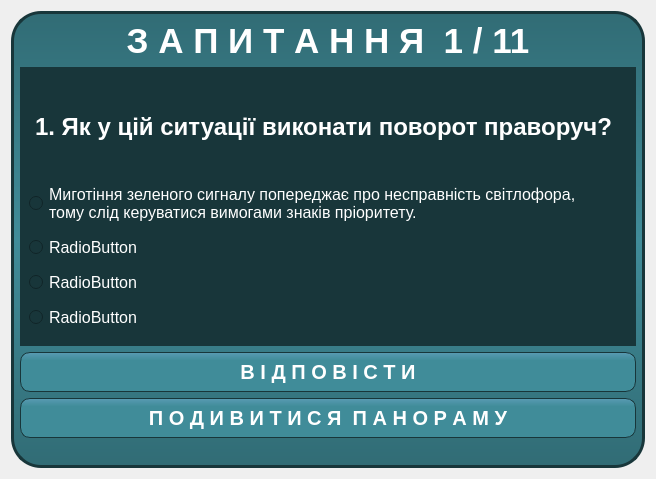
<?xml version="1.0" encoding="UTF-8"?>
<ui version="4.0">
 <class>QuestionForm</class>
 <widget class="QDialog" name="QuestionForm">
  <property name="windowModality">
   <enum>Qt::WindowModal</enum>
  </property>
  <property name="geometry">
   <rect>
    <x>0</x>
    <y>0</y>
    <width>656</width>
    <height>479</height>
   </rect>
  </property>
  <property name="focusPolicy">
   <enum>Qt::NoFocus</enum>
  </property>
  <property name="windowTitle">
   <string>Dialog</string>
  </property>
  <property name="modal">
   <bool>true</bool>
  </property>
  <layout class="QGridLayout" name="gridLayout_2">
   <item row="1" column="0">
    <widget class="QWidget" name="BackGround1" native="true">
     <property name="styleSheet">
      <string notr="true">QWidget#BackGround1 {
	background: qlineargradient(spread:pad, x1:0.5, y1:0, x2:0.5, y2:1, stop:0 rgba(49, 108, 117, 255), stop:0.5 rgba(64, 140, 153, 255), stop:1 rgba(49, 108, 117, 255));
	border-style: solid;
	border-width: 3px;
	border-color: rgb(24, 54, 58);
	border-radius: 30px;
	font-family: &quot;Arial&quot;;
	font-size: 20px;
	font-weight: bold;
	color: #fff;
}</string>
     </property>
     <layout class="QGridLayout" name="BackGround">
      <property name="leftMargin">
       <number>9</number>
      </property>
      <property name="topMargin">
       <number>10</number>
      </property>
      <property name="rightMargin">
       <number>9</number>
      </property>
      <property name="bottomMargin">
       <number>30</number>
      </property>
      <item row="3" column="0">
       <widget class="QPushButton" name="panoButton">
        <property name="minimumSize">
         <size>
          <width>300</width>
          <height>40</height>
         </size>
        </property>
        <property name="cursor">
         <cursorShape>PointingHandCursor</cursorShape>
        </property>
        <property name="styleSheet">
         <string notr="true"> QPushButton {
     background: qlineargradient(spread:pad, x1:0.5, y1:0, x2:0.5, y2:1, stop:0 rgba(89, 155, 179, 255), stop:0.2 rgba(64, 140, 153, 255));
	border-style: solid;
	border-width: 1px;
	border-color: rgb(24, 54, 58);
	border-radius: 10px;
	font-family: &quot;Arial&quot;;
	font-size: 20px;
	font-weight: bold;
	color: #fff;
 }
 QPushButton:hover {
     background: qlineargradient(spread:pad, x1:0.5, y1:1, x2:0.5, y2:0.011, stop:0 rgba(89, 155, 179, 255), stop:0.2 rgba(64, 140, 153, 255));
 }
 QPushButton:pressed {
     background: qlineargradient(spread:pad, x1:0.5, y1:0, x2:0.5, y2:1, stop:0 rgba(49, 108, 117, 255), stop:0.2 rgba(64, 140, 153, 255));
 }</string>
        </property>
        <property name="text">
         <string>П О Д И В И Т И С Я  П А Н О Р А М У</string>
        </property>
       </widget>
      </item>
      <item row="0" column="0">
       <widget class="QLabel" name="label">
        <property name="sizePolicy">
         <sizepolicy hsizetype="Preferred" vsizetype="Maximum">
          <horstretch>0</horstretch>
          <verstretch>0</verstretch>
         </sizepolicy>
        </property>
        <property name="font">
         <font>
          <family>Arial</family>
          <pointsize>26</pointsize>
          <weight>75</weight>
          <bold>true</bold>
         </font>
        </property>
        <property name="styleSheet">
         <string notr="true">color:#fff</string>
        </property>
        <property name="text">
         <string>З А П И Т А Н Н Я  1 / 11</string>
        </property>
        <property name="alignment">
         <set>Qt::AlignCenter</set>
        </property>
       </widget>
      </item>
      <item row="1" column="0">
       <widget class="QWidget" name="GridLayout" native="true">
        <property name="focusPolicy">
         <enum>Qt::NoFocus</enum>
        </property>
        <property name="styleSheet">
         <string notr="true">border : 0px solid blue;
border-top : 3px solid rgb(24, 54, 58);
background-color: rgb(24, 54, 58);</string>
        </property>
        <layout class="QGridLayout" name="gridLayout">
         <property name="leftMargin">
          <number>9</number>
         </property>
         <property name="topMargin">
          <number>9</number>
         </property>
         <property name="rightMargin">
          <number>9</number>
         </property>
         <property name="bottomMargin">
          <number>9</number>
         </property>
         <item row="4" column="0">
          <widget class="QRadioButton" name="answ2">
           <property name="font">
            <font>
             <family>Arial</family>
             <pointsize>12</pointsize>
            </font>
           </property>
           <property name="styleSheet">
            <string notr="true">color:#fff</string>
           </property>
           <property name="text">
            <string>RadioButton</string>
           </property>
          </widget>
         </item>
         <item row="2" column="0">
          <widget class="QLabel" name="questionLabel">
           <property name="sizePolicy">
            <sizepolicy hsizetype="Preferred" vsizetype="Maximum">
             <horstretch>0</horstretch>
             <verstretch>0</verstretch>
            </sizepolicy>
           </property>
           <property name="font">
            <font>
             <family>Arial</family>
             <pointsize>18</pointsize>
             <weight>75</weight>
             <bold>true</bold>
            </font>
           </property>
           <property name="styleSheet">
            <string notr="true">color:#fff</string>
           </property>
           <property name="text">
            <string>1. Як у цій ситуації виконати поворот праворуч?</string>
           </property>
           <property name="textFormat">
            <enum>Qt::AutoText</enum>
           </property>
           <property name="wordWrap">
            <bool>true</bool>
           </property>
          </widget>
         </item>
         <item row="3" column="0">
          <widget class="QRadioButton" name="answ1">
           <property name="font">
            <font>
             <family>Arial</family>
             <pointsize>12</pointsize>
            </font>
           </property>
           <property name="styleSheet">
            <string notr="true">color:#fff</string>
           </property>
           <property name="text">
            <string>Миготіння зеленого сигналу попереджає про несправність світлофора,
тому слід керуватися вимогами знаків пріоритету.</string>
           </property>
          </widget>
         </item>
         <item row="5" column="0">
          <widget class="QRadioButton" name="answ3">
           <property name="font">
            <font>
             <family>Arial</family>
             <pointsize>12</pointsize>
            </font>
           </property>
           <property name="styleSheet">
            <string notr="true">color:#fff</string>
           </property>
           <property name="text">
            <string>RadioButton</string>
           </property>
          </widget>
         </item>
         <item row="6" column="0">
          <widget class="QRadioButton" name="answ4">
           <property name="font">
            <font>
             <family>Arial</family>
             <pointsize>12</pointsize>
            </font>
           </property>
           <property name="styleSheet">
            <string notr="true">color:#fff</string>
           </property>
           <property name="text">
            <string>RadioButton</string>
           </property>
          </widget>
         </item>
        </layout>
       </widget>
      </item>
      <item row="2" column="0">
       <widget class="QPushButton" name="answButton">
        <property name="minimumSize">
         <size>
          <width>300</width>
          <height>40</height>
         </size>
        </property>
        <property name="cursor">
         <cursorShape>PointingHandCursor</cursorShape>
        </property>
        <property name="styleSheet">
         <string notr="true"> QPushButton {
     background: qlineargradient(spread:pad, x1:0.5, y1:0, x2:0.5, y2:1, stop:0 rgba(89, 155, 179, 255), stop:0.2 rgba(64, 140, 153, 255));
	border-style: solid;
	border-width: 1px;
	border-color: rgb(24, 54, 58);
	border-radius: 10px;
	font-family: &quot;Arial&quot;;
	font-size: 20px;
	font-weight: bold;
	color: #fff;
 }
 QPushButton:hover {
     background: qlineargradient(spread:pad, x1:0.5, y1:1, x2:0.5, y2:0.011, stop:0 rgba(89, 155, 179, 255), stop:0.2 rgba(64, 140, 153, 255));
 }
 QPushButton:pressed {
     background: qlineargradient(spread:pad, x1:0.5, y1:0, x2:0.5, y2:1, stop:0 rgba(49, 108, 117, 255), stop:0.2 rgba(64, 140, 153, 255));
 }</string>
        </property>
        <property name="text">
         <string>В І Д П О В І С Т И</string>
        </property>
       </widget>
      </item>
     </layout>
    </widget>
   </item>
  </layout>
 </widget>
 <resources/>
 <connections/>
</ui>
